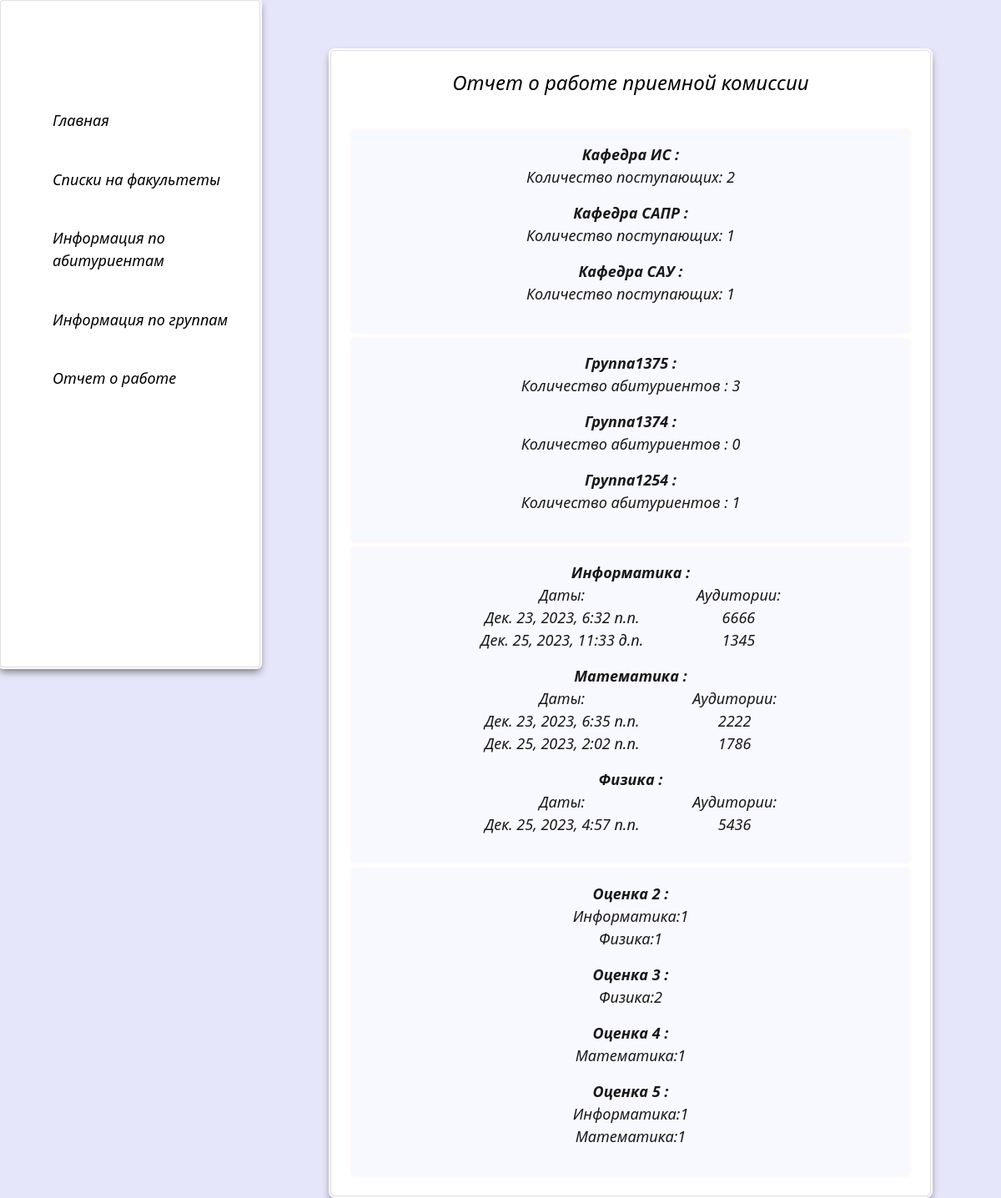
Screenshot of /report with the database file from the repository.
### main/models.py (models this page shows, shortened)
class department(models.Model):
    name = models.CharField('Название', max_length=100)
    faculty_id = models.ForeignKey('faculty', on_delete=models.PROTECT,default=1,verbose_name='ID факультета')
    def __str__(self):
        return self.name
    class Meta:
        verbose_name = 'Кафедра'
        verbose_name_plural = 'Кафедры'

class group(models.Model):
    group_num = models.PositiveIntegerField('Номер группы')
    flow_id = models.ForeignKey('flow', on_delete=models.PROTECT, default=1, verbose_name='Поток')
    def __str__(self):
        return str(self.group_num)
    class Meta:
        verbose_name = 'Группа'
        verbose_name_plural = 'Группы'

class subject(models.Model):
    name = models.CharField('Название', max_length=50)
    def __str__(self):
        return self.name
    class Meta:
        verbose_name = 'Предмет'
        verbose_name_plural = 'Предметы'

class exam(models.Model):
    subject_id = models.ForeignKey('subject', on_delete=models.PROTECT, default=1, verbose_name='ID предмета')
    flow_id = models.ForeignKey('flow', on_delete=models.PROTECT, default=1, verbose_name='Поток')
    classroom = models.PositiveSmallIntegerField('Аудитория', default=0)
    exam_date = models.DateTimeField('Дата экзамена')
    consult_date = models.DateTimeField('Дата консультации')
    class Meta:
        verbose_name = 'Экзамен'
        verbose_name_plural = 'Экзамены'

### main/views.py (the view)
# urls.py: path('report', views.get_report, name='report')
def get_report(request):
    department_name = department.objects.all()
    group_name = group.objects.all()
    exam_name = exam.objects.all()
    subject_name = subject.objects.all()
    result = []
    count_depart = {}
    for el in department_name:
        count = entrant.objects.filter(department_id__name=el).count()
        count_depart[el] = count
    count_group ={}
    for el in group_name:
        count = entrant.objects.filter(group_id=el).count()
        count_group[el] = count
    exam_info ={}
    for el in exam_name:
        if el.subject_id not in exam_info.keys():
            date =[]
            places =[]
            date.append(el.exam_date)
            places.append(el.classroom)
            exam_info[el.subject_id] = [date,places]
        else:
            date = exam_info[el.subject_id][0]
            places = exam_info[el.subject_id][1]
            date.append(el.exam_date)
            places.append(el.classroom)
            exam_info[el.subject_id] = [date, places]
    marks_info = {}
    for mark_num in range(2, 6):
        marks = mark.objects.values('exam_id').annotate(count=Count('id')).filter(mark=mark_num)
        subjects_marks = {}
        for el in marks:
            exam_subject = exam.objects.get(id=el['exam_id'])
            if exam_subject.subject_id not in subjects_marks.keys():
                subjects_marks[exam_subject.subject_id] = el['count']
            else:
                subjects_marks[exam_subject.subject_id] += el['count']
        marks_info[mark_num] = subjects_marks
    result =[count_depart,count_group,exam_info,marks_info]
    return render(request, 'main/report.html', {'report': result})

### main/templates/main/report.html (shortened to what this page needs)
{% extends 'main/sample.html' %}
{% block content%}
 <div class="report">
        <h4>Отчет о работе приемной комиссии</h4><br>
     <div class="block">
    {% for key, value in report.0.items %}
    <p><b>Кафедра {{ key }} :</b> <br>
       Количество поступающих: {{value}}
       </p>
    {% endfor %}
     </div>
     <div class="block">
    {% for key, value in report.1.items %}
    <p><b>Группа{{ key }} :</b> <br>
       Количество абитуриентов : {{value}}
       </p>
    {% endfor %}
     </div>
     <div class="block">
    {% for key, values in report.2.items %}
    <b>{{ key }} :</b>
     <div class="data">
       <p>Даты: <br>
        {% for el in values.0 %}
        {{el}} <br>
        {% endfor %}</p>
       <p>Аудитории: <br>
        {% for el in values.1 %}
        {{el}} <br>
        {% endfor %}</p>
       </div>
    {% endfor %}
      </div>
      <div class="block">
    {% for key, value in report.3.items %}
    <p><b>Оценка {{ key }} :</b> <br>
       {% for key,item in value.items%}
       {{key}}:{{item}}<br>
       {% endfor %}
    </p>
    {% endfor %}
      </div>
   </div>
{% endblock %}

### main/static/main/css/major.css (style rules this page uses)
body { color:black; margin: 0; z-index: 0; display: flex; background: lavender; font-style: italic; font-size: large; }
main h4 { text-align: center; }
.data { display: flex; gap: 10%; flex-direction: row; text-align: center; justify-content: center; }
.block { z-index: 2; display: flex; flex-direction: column; text-align: center; padding: 2.5%; margin-top: 1%; background: ghostwhite; border-radius: 0.25rem; outline: 2px solid snow; opacity: 0.9; }

### rows the page displays
department: name "ИС", value "2"
department: name "САПР", faculty_id "1"
department: name "САУ", faculty_id "1"
group: group_num "1375", value "3"
group: group_num "1374", value "0"
group: group_num "1254", value "1"
subject: name "Информатика", 1 "6666" "1345", id "1"
exam: 0 "Дек. 23, 2023, 6:32 п.п."
exam: 0 "Дек. 25, 2023, 11:33 д.п."
subject: name "Математика", 1 "2222" "1786", item "1"
exam: 0 "Дек. 23, 2023, 6:35 п.п."
exam: 0 "Дек. 25, 2023, 2:02 п.п."
subject: name "Физика", 1 "5436", item "1", item "2"
exam: 0 "Дек. 25, 2023, 4:57 п.п."

### other values shown
{{ key }} "2" "3" "4" "5"
